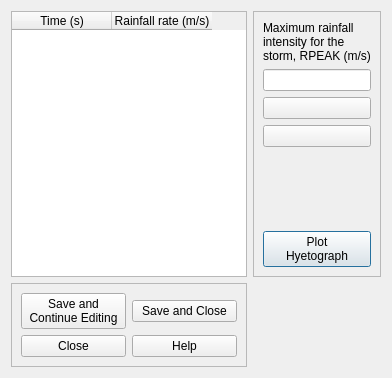
<?xml version="1.0" encoding="UTF-8"?>
<ui version="4.0">
 <class>Dialog</class>
 <widget class="QDialog" name="Dialog">
  <property name="geometry">
   <rect>
    <x>0</x>
    <y>0</y>
    <width>392</width>
    <height>378</height>
   </rect>
  </property>
  <property name="windowTitle">
   <string>Dialog</string>
  </property>
  <layout class="QGridLayout" name="gridLayout_3">
   <item row="0" column="0">
    <widget class="QTableWidget" name="tableWidget">
     <column>
      <property name="text">
       <string>Time (s)</string>
      </property>
     </column>
     <column>
      <property name="text">
       <string>Rainfall rate (m/s)</string>
      </property>
     </column>
    </widget>
   </item>
   <item row="0" column="1">
    <widget class="QFrame" name="frame">
     <property name="frameShape">
      <enum>QFrame::StyledPanel</enum>
     </property>
     <property name="frameShadow">
      <enum>QFrame::Raised</enum>
     </property>
     <layout class="QGridLayout" name="gridLayout_2">
      <item row="4" column="0">
       <spacer name="verticalSpacer">
        <property name="orientation">
         <enum>Qt::Vertical</enum>
        </property>
        <property name="sizeHint" stdset="0">
         <size>
          <width>20</width>
          <height>40</height>
         </size>
        </property>
       </spacer>
      </item>
      <item row="5" column="0">
       <widget class="QPushButton" name="pushButton">
        <property name="text">
         <string>Plot 
Hyetograph</string>
        </property>
       </widget>
      </item>
      <item row="2" column="0">
       <widget class="QPushButton" name="add">
        <property name="text">
         <string/>
        </property>
       </widget>
      </item>
      <item row="3" column="0">
       <widget class="QPushButton" name="remove">
        <property name="text">
         <string/>
        </property>
       </widget>
      </item>
      <item row="0" column="0">
       <widget class="QLabel" name="label">
        <property name="text">
         <string>Maximum rainfall 
intensity for the 
storm, RPEAK (m/s)</string>
        </property>
       </widget>
      </item>
      <item row="1" column="0">
       <widget class="QLineEdit" name="maximum_rainfall"/>
      </item>
     </layout>
    </widget>
   </item>
   <item row="1" column="0">
    <widget class="QFrame" name="frame_2">
     <property name="frameShape">
      <enum>QFrame::StyledPanel</enum>
     </property>
     <property name="frameShadow">
      <enum>QFrame::Raised</enum>
     </property>
     <layout class="QGridLayout" name="gridLayout">
      <item row="0" column="0">
       <widget class="QPushButton" name="save_continue">
        <property name="text">
         <string>Save and 
Continue Editing</string>
        </property>
       </widget>
      </item>
      <item row="0" column="1">
       <widget class="QPushButton" name="pushButton_2">
        <property name="text">
         <string>Save and Close</string>
        </property>
       </widget>
      </item>
      <item row="1" column="0">
       <widget class="QPushButton" name="pushButton_3">
        <property name="text">
         <string>Close</string>
        </property>
       </widget>
      </item>
      <item row="1" column="1">
       <widget class="QPushButton" name="pushButton_4">
        <property name="text">
         <string>Help</string>
        </property>
       </widget>
      </item>
     </layout>
    </widget>
   </item>
  </layout>
 </widget>
 <resources/>
 <connections/>
</ui>
